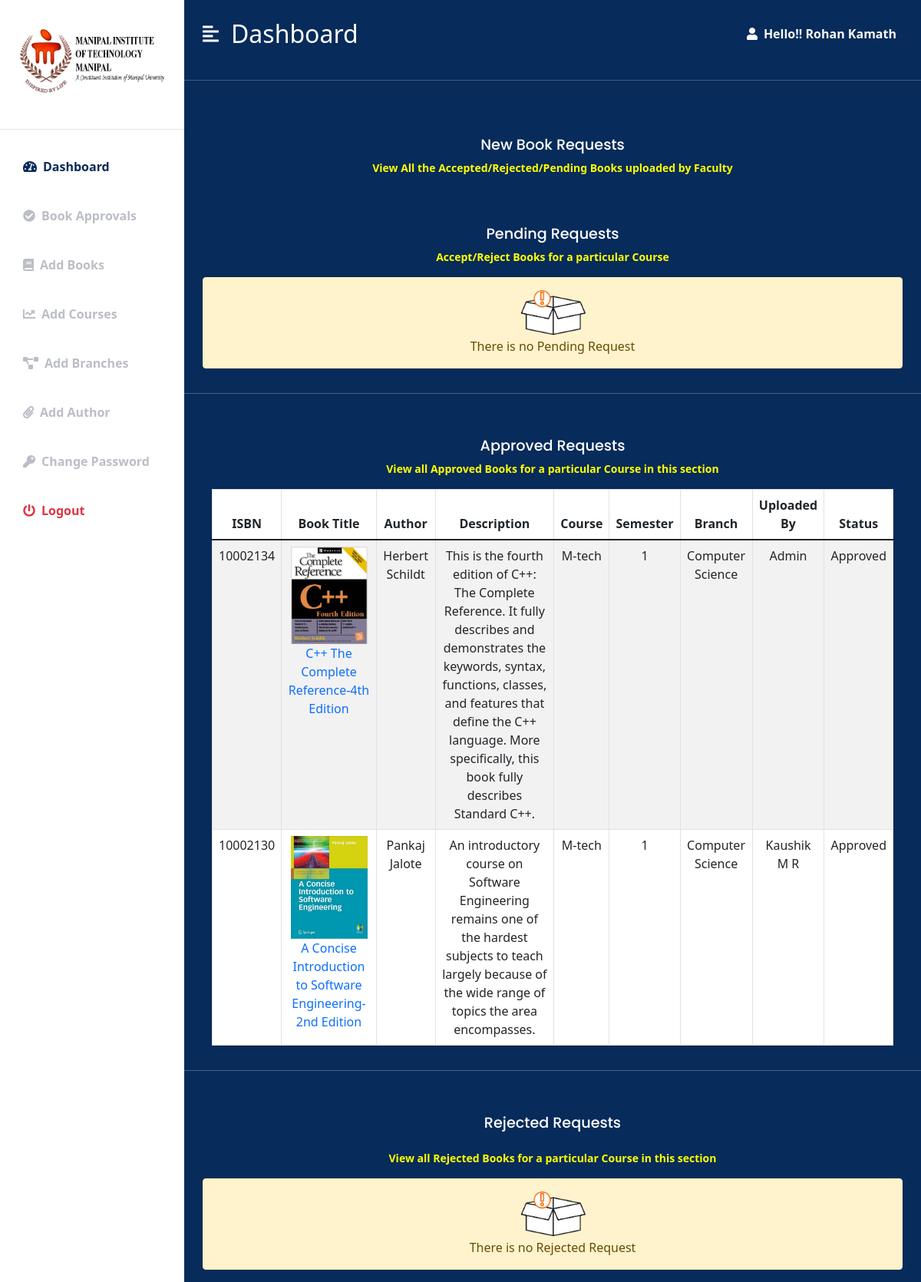
The page /WebDroids/admin/bookapproval.php (signed in) on the database its author committed.
### tables this page shows
CREATE TABLE `books` (
  `id` int(11) NOT NULL,
  `isbn` int(11) NOT NULL,
  `title` varchar(255) NOT NULL,
  `author_id` int(11) NOT NULL,
  `description` varchar(500) NOT NULL,
  `course_id` bigint(11) NOT NULL,
  `branch_id` bigint(20) NOT NULL,
  `semester` int(255) NOT NULL,
  `faculty_id` int(255) DEFAULT NULL,
  `admin_id` int(255) DEFAULT NULL,
  `cover` varchar(255) NOT NULL,
  `file` varchar(255) NOT NULL,
  `status` text NOT NULL,
  `student_id` int(255) DEFAULT NULL
);

CREATE TABLE `author` (
  `author_id` int(255) NOT NULL,
  `author_name` varchar(255) NOT NULL,
  `admin_id` int(255) DEFAULT NULL,
  `faculty_id` int(255) DEFAULT NULL
);

CREATE TABLE `courses` (
  `course_id` bigint(11) NOT NULL,
  `course_name` varchar(255) NOT NULL,
  `admin_id` int(255) DEFAULT NULL
);

CREATE TABLE `branches` (
  `branch_id` bigint(20) NOT NULL,
  `course_id` bigint(20) NOT NULL,
  `branch_name` varchar(255) NOT NULL,
  `admin_id` int(11) DEFAULT NULL
);

CREATE TABLE `faculty` (
  `id` int(255) NOT NULL,
  `name` varchar(255) NOT NULL,
  `regno` int(11) NOT NULL,
  `email` varchar(255) NOT NULL,
  `password` varchar(255) NOT NULL,
  `cpassword` varchar(255) NOT NULL,
  `phone` bigint(12) NOT NULL,
  `profile_type` varchar(255) NOT NULL,
  `dept` varchar(255) NOT NULL,
  `token` varchar(255) DEFAULT NULL,
  `tokenexpire` date DEFAULT NULL
);

### WebDroids/admin/bookapproval.php (the view, shortened to what the rows shown need)
<?php
if(isset($_SESSION['user_id']) && isset($_SESSION['user_email']))
{
    include "../connection.php";
    include "../adminphp/admindashboardFunctions.php";
    $branches=get_all_branches($conn);
    $apbooks=get_all_Approvedbooks($conn);
    $rjbooks=get_all_Rejectedbooks($conn);
    $penbooks=get_all_Pendingbooks($conn);
    $authors=get_all_authors($conn);
    $courses=get_all_courses($conn);
    $faculties=get_all_faculties($conn);
    $admin=get_all_admin($conn);
?>
<!DOCTYPE html>
<html lang="en">
<head>
    <link href="https://cdn.jsdelivr.net/npm/bootstrap@5.1.3/dist/css/bootstrap.min.css" rel="stylesheet">
    <link rel="stylesheet" href="https://cdnjs.cloudflare.com/ajax/libs/font-awesome/5.15.3/css/all.min.css" />
    <link rel="stylesheet" href="../assets/admindashboard.css">
</head>
<body>
    <div class="d-flex" id="wrapper">
        <div id="page-content-wrapper">
            <nav class="navbar navbar-expand-lg navbar-dark py-4 px-4">
                <div class="d-flex align-items-center">
                    <a href="admindashboard.php" class="text-decoration-none"><h2 class="fs-2 m-0 dashboard-text">Dashboard</h2></a>
                </div>
            </nav>
                <?php
                     if($penbooks==0)
                     { ?>
                        <div class="row mx-4 mt-5">
                            <h2 class="mb-2 mt-4 heading" id="allbooks">New Book Requests</h2>
                            <h2 class="mb-2 mt-5 heading">Pending Requests</h2>
                        </div>
                <?php
                }
                ?>
                <?php
                     if($apbooks==0)
                     { ?>
                        <div class="row mx-4 mt-5">
                            <h2 class="mb-4 mt-2 heading">Approved Requests</h2>
                            <p style="color:yellow; text-align: center;font-size:14px;" class="fw-bold">View all Approved Books for a particular Course in this section</p>
                            <div class="alert alert-warning text-center" role="alert">
                                <img src="../img/empty.png" alt="Loading..." width="100"><br>There is no Approved Request
                            </div>
                        </div>
                <?php }
                      else
                      {
                ?>
                <div class="row mx-4 mt-5">
                    <h2 class="mb-2 mt-2 heading">Approved Requests</h2>
                    <div class="col table-responsive-sm">
                        <table class="table table-bordered bg-white table-striped rounded shadow-sm text-center" id="books">
                            <thead>
                                <tr>
                                    <th scope="col" width="50">ISBN</th>
                                    <th scope="col">Book Title</th>
                                    <th scope="col">Author</th>
                                    <th scope="col">Description</th>
                                    <th scope="col">Course</th>
                                    <th scope="col">Semester</th>
                                    <th scope="col">Branch</th>
                                    <th scope="col">Uploaded By</th>
                                    <th scope="col">Status</th>
                                </tr>
                            </thead>
                            <tbody>
                                <?php
                                    foreach ($apbooks as $abook)
                                    {
                                ?>
                                <tr>
                                    <td><?=$abook['isbn']?></td>
                                    <td>
                                        <img width="100" src="../img/uploads/cover/<?=$abook['cover']?>" alt="Book Cover Page" title="Book Cover Page">
                                        <a class="d-block text-decoration-none text-center" href="../img/uploads/files/<?=$abook['file']?>" target="_blank"><?=$abook['title']?></a>
                                    </td>
                                    <td>
                                        <?php
                                            if($authors==0)
                                            {
                                                echo "Undefined";
                                            }
                                            else
                                            {
                                                foreach ($authors as $author)
                                                {
                                                    if($author['author_id']==$abook['author_id'])
                                                    {
                                                        echo $author['author_name'];
                                                    }
                                                }
                                            }
                                        ?>
                                    </td>
                                    <td><?=$abook['description']?></td>
                                    <td>
                                        <?php
                                            if($courses==0)
                                            {
                                                echo "Undefined";
                                            }
                                            else
                                            {
                                                foreach ($courses as $course)
                                                {
                                                    if($course['course_id']==$abook['course_id'])
                                                    {
                                                        echo $course['course_name'];
                                                    }
                                                }
                                            }
                                        ?>
                                    </td>
                                    <td><?=$abook['semester']?></td>
                                    <td>
                                        <?php
                                            if($branches==0)
                                            {
                                                echo "Undefined";
                                            }
                                            else
                                            {
                                                foreach ($branches as $branch)
                                                {
                                                    if($abook['branch_id']==$branch['branch_id'])
                                                    {
                                                        echo $branch['branch_name'];
                                                    }
                                                }
                                            }
                                        ?>
                                    </td>
                                    <td>
                                        <?php
                                            if($faculties==0)
                                            {
                                                echo "Undefined";
                                            }
                                            else
                                            {
                                                foreach ($admin as $ad)
                                                {
                                                    if($abook['admin_id']==$ad['id'])
                                                    {
                                                        echo $ad['full_name'];
                                                    }
                                                }
                                                foreach ($faculties as $faculty)
                                                {
                                                    if($abook['faculty_id']==$faculty['id'])
                                                    {
                                                        echo $faculty['name'];
                                                    }
                                                }
                                            }
                                        ?>
                                    </td>
                                    <td><?=$abook['status']?></td>
                                </tr>
                                <?php
                                    }
                                ?>
                            </tbody>
                        </table>
                    </div>
                </div>
                <?php
                    }
                ?>
                <?php
                     if($rjbooks==0)
                     { ?>
                        <div class="row mx-4 mt-5">
                            <h2 class="mb-4 mt-2 heading">Rejected Requests</h2>
                        </div>
                <?php
                 }
                ?>
            </div>
        </div>
</body>
</html>
<?php
}
else
{
    header("location: ../admin/adminlogin.php");
    exit();
}
?>

### rows shown on the page
books: isbn "10002134", cover (picture), title "C++ The Complete Reference-4th Edition", description "This is the fourth edition of C++: The Complete Reference. It fully describes and demonstrates the keywords, syntax, functions, classes, and features that define the C++ language. More specifically, this book fully describes Standard C++.", semester "1", status "Approved"
author: author_name "Herbert Schildt"
courses: course_name "M-tech"
branches: branch_name "Computer Science"
books: isbn "10002130", cover (picture), title "A Concise Introduction to Software Engineering-2nd Edition", description "An introductory course on Software Engineering remains one of the hardest subjects to teach largely because of the wide range of topics the area encompasses.", semester "1", status "Approved"
author: author_name "Pankaj Jalote"
faculty: name "Kaushik M R"

### other values the page prints
$_SESSION['user_name1'] "Rohan Kamath"
$ad['full_name'] "Admin"
